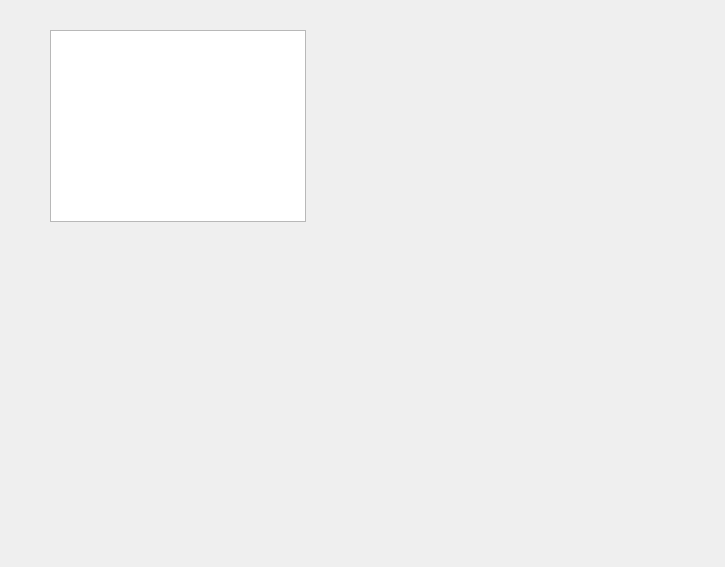
<?xml version="1.0" encoding="UTF-8"?>
<ui version="4.0">
 <class>Form</class>
 <widget class="QWidget" name="Form">
  <property name="geometry">
   <rect>
    <x>0</x>
    <y>0</y>
    <width>725</width>
    <height>567</height>
   </rect>
  </property>
  <property name="windowTitle">
   <string>Form</string>
  </property>
  <widget class="QGraphicsView" name="graphicsView">
   <property name="geometry">
    <rect>
     <x>50</x>
     <y>30</y>
     <width>256</width>
     <height>192</height>
    </rect>
   </property>
  </widget>
 </widget>
 <resources/>
 <connections/>
</ui>
